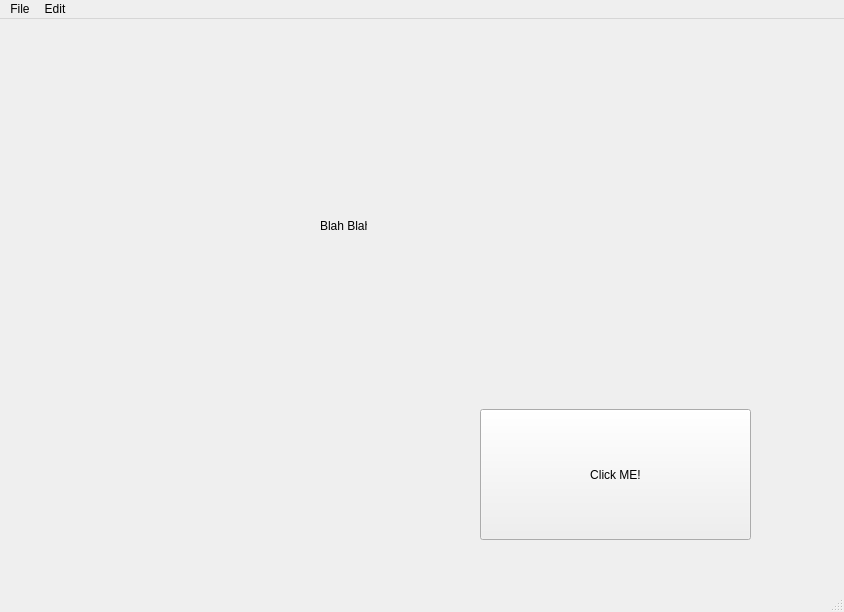
<?xml version="1.0" encoding="UTF-8"?>
<ui version="4.0">
 <class>MainWindow</class>
 <widget class="QMainWindow" name="MainWindow">
  <property name="geometry">
   <rect>
    <x>0</x>
    <y>0</y>
    <width>844</width>
    <height>612</height>
   </rect>
  </property>
  <property name="windowTitle">
   <string>MainWindow</string>
  </property>
  <widget class="QWidget" name="centralwidget">
   <widget class="QPushButton" name="button_1">
    <property name="geometry">
     <rect>
      <x>480</x>
      <y>390</y>
      <width>271</width>
      <height>131</height>
     </rect>
    </property>
    <property name="text">
     <string>Click ME!</string>
    </property>
   </widget>
   <widget class="QLabel" name="lbl_1">
    <property name="geometry">
     <rect>
      <x>320</x>
      <y>200</y>
      <width>47</width>
      <height>13</height>
     </rect>
    </property>
    <property name="text">
     <string>Blah Blah</string>
    </property>
   </widget>
  </widget>
  <widget class="QMenuBar" name="menubar">
   <property name="geometry">
    <rect>
     <x>0</x>
     <y>0</y>
     <width>844</width>
     <height>21</height>
    </rect>
   </property>
   <widget class="QMenu" name="menuFile">
    <property name="title">
     <string>File</string>
    </property>
    <addaction name="actionNew"/>
    <addaction name="actionSave"/>
   </widget>
   <widget class="QMenu" name="menuEdit">
    <property name="title">
     <string>Edit</string>
    </property>
    <addaction name="actionCopy"/>
    <addaction name="actionPaste"/>
   </widget>
   <addaction name="menuFile"/>
   <addaction name="menuEdit"/>
  </widget>
  <widget class="QStatusBar" name="statusbar"/>
  <action name="actionNew">
   <property name="text">
    <string>New</string>
   </property>
   <property name="statusTip">
    <string>Create a new file</string>
   </property>
   <property name="shortcut">
    <string>Ctrl+N</string>
   </property>
  </action>
  <action name="actionSave">
   <property name="text">
    <string>Save</string>
   </property>
   <property name="statusTip">
    <string>Save the current file</string>
   </property>
   <property name="shortcut">
    <string>Ctrl+S</string>
   </property>
  </action>
  <action name="actionCopy">
   <property name="text">
    <string>Copy</string>
   </property>
   <property name="statusTip">
    <string>Copy selected text</string>
   </property>
   <property name="shortcut">
    <string>Ctrl+C</string>
   </property>
  </action>
  <action name="actionPaste">
   <property name="text">
    <string>Paste</string>
   </property>
   <property name="statusTip">
    <string>Paste copied text</string>
   </property>
   <property name="shortcut">
    <string>Ctrl+V</string>
   </property>
  </action>
 </widget>
 <resources/>
 <connections/>
</ui>
